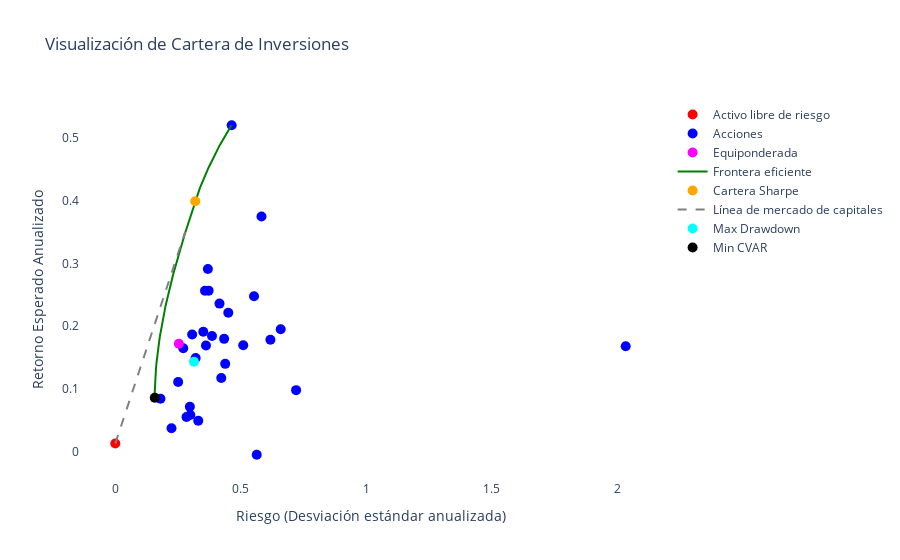

Here is the notebook cell this chart was saved with:
### Code cell
fig = go.Figure()

# Agregar el activo libre de riesgo
fig.add_trace(go.Scatter(x=[0], y=[rf*252], mode='markers', marker=dict(color='red', size=10), name='Activo libre de riesgo'))

# Agregar las acciones con etiquetas de tickers
fig.add_trace(go.Scatter(x=retornos_stocks.std()*np.sqrt(252), y=retornos_stocks.mean()*252, mode='markers', marker=dict(color='blue', size=10), text=stocks_tickers, hoverinfo='text+x+y', name='Acciones'))

# Continuar agregando los demás componentes del gráfico
fig.add_trace(go.Scatter(x=[vol_equi*np.sqrt(252)], y=[rent_equi*252], mode='markers', marker=dict(color='magenta', size=10), name='Equiponderada'))
fig.add_trace(go.Scatter(x=riesgos*np.sqrt(252), y=rentabilidades*252, mode='lines', line=dict(color='green', width=2), name='Frontera eficiente'))
fig.add_trace(go.Scatter(x=[vol_sharpe*np.sqrt(252)], y=[rent_sharpe*252], mode='markers', marker=dict(color='orange', size=10), name='Cartera Sharpe'))
fig.add_trace(go.Scatter(x=[0, risk_objetivo*np.sqrt(252)], y=[rf*252, rent_objetivo*252], mode='lines', line=dict(dash='dash', color='grey', width=2), name='Línea de mercado de capitales'))
fig.add_trace(go.Scatter(x=[vol_drawdown*np.sqrt(252)], y=[rent_drawdown*252], mode='markers', marker=dict(color='cyan', size=10), name='Max Drawdown'))
fig.add_trace(go.Scatter(x=[vol_cvar*np.sqrt(252)], y=[rent_cvar*252], mode='markers', marker=dict(color='black', size=10), name='Min CVAR'))

# Configuración del layout del gráfico
fig.update_layout(title='Visualización de Cartera de Inversiones',
                  xaxis_title='Riesgo (Desviación estándar anualizada)',
                  yaxis_title='Retorno Esperado Anualizado',
                  plot_bgcolor='white')

# Mostrar el gráfico
fig.show()

### Figure 1 — Plotly figure (JSON) as saved in the notebook; plotly's stock layout.template omitted (floating-point values rounded to 4 significant figures; data arrays with more than 128 entries replaced by an {"elided": "..."} marker saying what was removed)
{"data": [{"marker": {"color": "red", "size": 10}, "mode": "markers", "name": "Activo libre de riesgo", "type": "scatter", "x": [0], "y": [0.01241]}, {"hoverinfo": "text+x+y", "marker": {"color": "blue", "size": 10}, "mode": "markers", "name": "Acciones", "text": ["SMCI", "SSD", "JNPR", "CAC", "MSTR", "UFPI", "LNW", "T", "RMBS", "NVDA", "QLYS", "FIX", "JNJ", "SPSC", "FN", "CHRD", "NFLX", "CVX", "AIT", "TSLA", "MTDR", "RHP", "SSB", "MTH", "MUR", "ENSG", "CSCO", "NOVT", "SIGI", "CVLG"], "type": "scatter", "x": [0.3201, 0.2988, 2.033, 0.2504, 0.5097, 0.2971, 0.3718, 0.3689, 0.4152, 0.1799, 0.2837, 0.659, 0.6179, 0.7203, 0.4223, 0.5635, 0.4501, 0.3574, 0.4636, 0.4336, 0.4378, 0.3852, 0.2707, 0.5825, 0.3612, 0.3305, 0.3061, 0.2239, 0.5527, 0.3506], "y": [0.1488, 0.05801, 0.1677, 0.1107, 0.1693, 0.07121, 0.2565, 0.2912, 0.2359, 0.08395, 0.05495, 0.1949, 0.1783, 0.09773, 0.1172, -0.005414, 0.2212, 0.2564, 0.5206, 0.1796, 0.1397, 0.1843, 0.1647, 0.3749, 0.1689, 0.049, 0.1865, 0.03678, 0.2477, 0.191]}, {"marker": {"color": "magenta", "size": 10}, "mode": "markers", "name": "Equiponderada", "type": "scatter", "x": [0.2533], "y": [0.1717]}, {"line": {"color": "green", "width": 2}, "mode": "lines", "name": "Frontera eficiente", "type": "scatter", "x": {"elided": "200 float values"}, "y": {"elided": "200 float values"}}, {"marker": {"color": "orange", "size": 10}, "mode": "markers", "name": "Cartera Sharpe", "type": "scatter", "x": [0.3186], "y": [0.3992]}, {"line": {"color": "grey", "dash": "dash", "width": 2}, "mode": "lines", "name": "Línea de mercado de capitales", "type": "scatter", "x": [0, 0.278], "y": [0.01241, 0.35]}, {"marker": {"color": "cyan", "size": 10}, "mode": "markers", "name": "Max Drawdown", "type": "scatter", "x": [0.3133], "y": [0.143]}, {"marker": {"color": "black", "size": 10}, "mode": "markers", "name": "Min CVAR", "type": "scatter", "x": [0.1572], "y": [0.08566]}], "layout": {"plot_bgcolor": "white", "title": {"text": "Visualización de Cartera de Inversiones"}, "xaxis": {"title": {"text": "Riesgo (Desviación estándar anualizada)"}}, "yaxis": {"title": {"text": "Retorno Esperado Anualizado"}}}}
